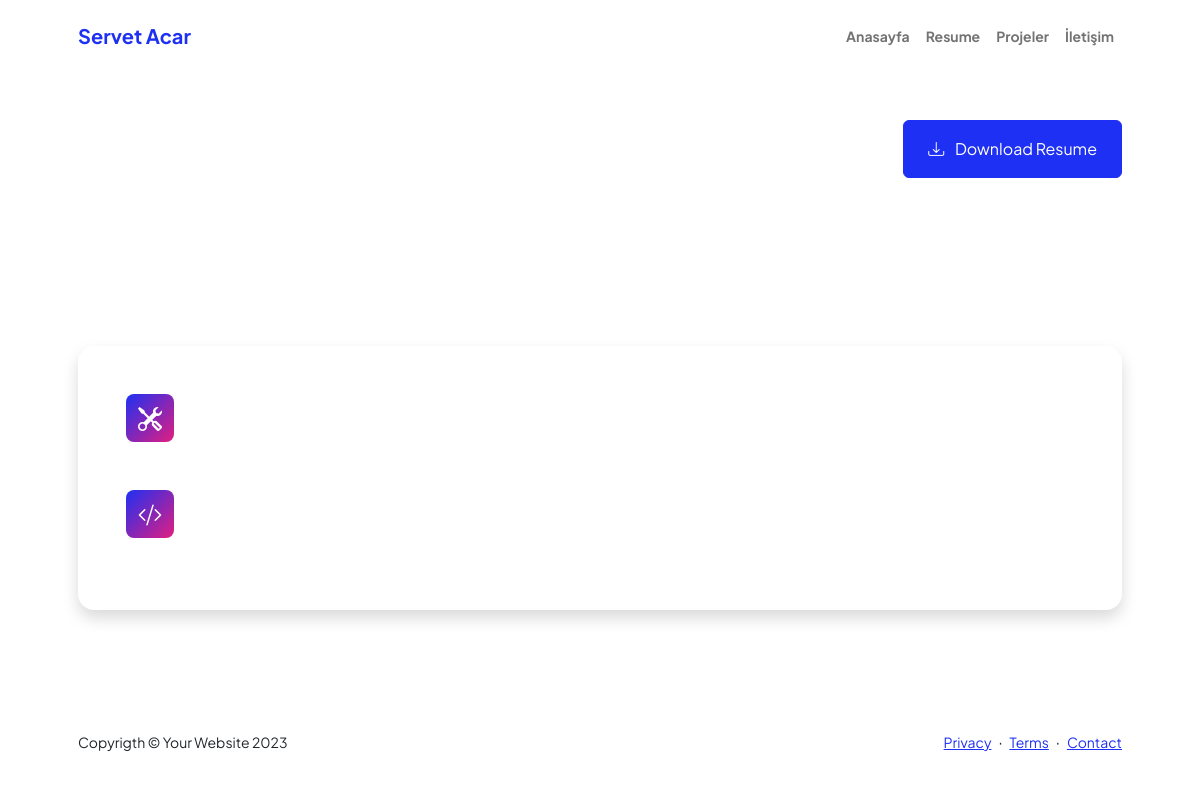
The page /ozgecmis on the database as committed earlier.
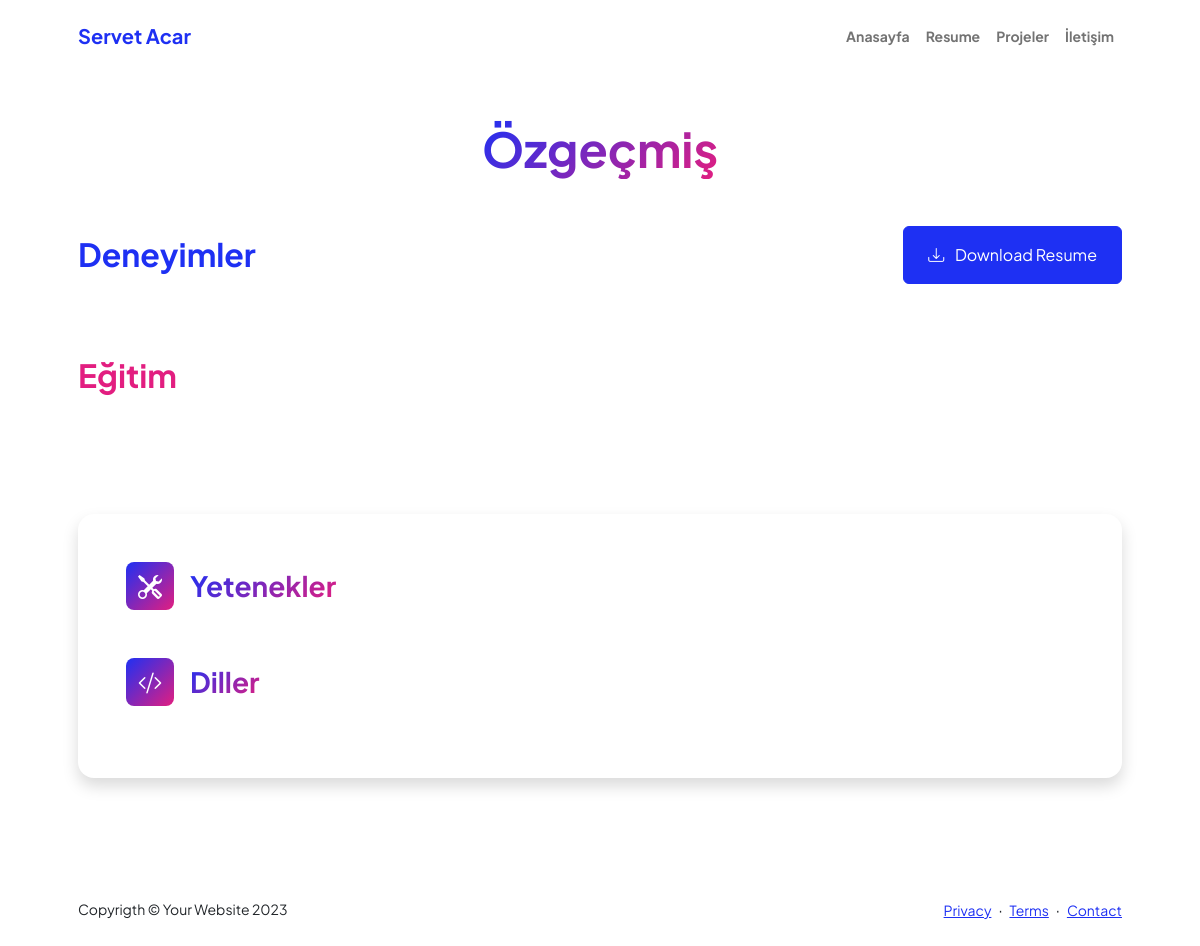
The same page on the database as committed later.
### base/models.py (models this page shows)
class Resume(models.Model):
    title_resume = models.CharField(max_length=300, null=True, blank=True)
    title_experience = models.CharField(max_length=300, null=True, blank=True)
    title_education = models.CharField(max_length=300, null=True, blank=True)
    title_skills = models.CharField(max_length=500, null=True, blank=True)
    title_languages = models.CharField(max_length=500, null=True, blank=True)
    date = models.DateTimeField(auto_now=True)
    class Meta:
        verbose_name = ("Resume")
        verbose_name_plural = ("Özgeçmiş")

### base/views.py (the view)
# urls.py: path('ozgecmis', views.resume, name='resume'),
def resume(request):
    navbars = Navbar.objects.first()
    mains = Main.objects.all().order_by('date')
    abouts = About.objects.all().order_by('date')
    socials = SocialMedia.objects.all().order_by('date')
    footers = Footer.objects.all().order_by('date')
    projects = Projects.objects.all().order_by('-date')
    resume_title = Resume.objects.first()
    resumes = Resume.objects.all().order_by('-date')
    experiences = Experience.objects.all().order_by('-date')
    educations = Education.objects.all().order_by('-date')
    skills = Skills.objects.all().order_by('-date')
    languages = Language.objects.all().order_by('-date')
    context = {'navbars': navbars,
               'mains': mains,
               'abouts': abouts,
               'socials': socials,
               'footers': footers,
               'projects': projects,
               'resume_title': resume_title,
               'resumes': resumes,
               'experiences': experiences,
               'educations': educations,
               'skills': skills,
               'languages': languages,
               }
    return render(request, 'base/resume.html', context)

### base/templates/base/resume.html (shortened to what this page needs)
{% extends 'main.html' %}
{% block content %}
{% load static %}
            <div class="container px-5 my-5">
                <div class="text-center mb-5">
                    <h1 class="display-5 fw-bolder mb-0"><span class="text-gradient d-inline">{{resume_title.title_resume}}</span></h1>
                </div>
                <div class="row gx-5 justify-content-center">
                    <div class="col-lg-11 col-xl-9 col-xxl-8">
                        <section>
                            <div class="d-flex align-items-center justify-content-between mb-4">
                                <h2 class="text-primary fw-bolder mb-0">{{resume_title.title_experience}}</h2>
                                <a class="btn btn-primary px-4 py-3" href="#!">
                                    <div class="d-inline-block bi bi-download me-2"></div>
                                    Download Resume
                                </a>
                            </div>
                        </section>
                        <section>
                            <h2 class="text-secondary fw-bolder mb-4">{{resume_title.title_education}}</h2>
                        </section>
                        <div class="pb-5"></div>
                        <section>
                            <div class="card shadow border-0 rounded-4 mb-5">
                                <div class="card-body p-5">
                                    <div class="mb-5">
                                        <div class="d-flex align-items-center mb-4">
                                            <div class="feature bg-primary bg-gradient-primary-to-secondary text-white rounded-3 me-3"><i class="bi bi-tools"></i></div>
                                            <h3 class="fw-bolder mb-0"><span class="text-gradient d-inline">{{resume_title.title_skills}}</span></h3>
                                        </div>
                                    </div>
                                    <div class="mb-0">
                                        <div class="d-flex align-items-center mb-4">
                                            <div class="feature bg-primary bg-gradient-primary-to-secondary text-white rounded-3 me-3"><i class="bi bi-code-slash"></i></div>
                                            <h3 class="fw-bolder mb-0"><span class="text-gradient d-inline">{{resume_title.title_languages}}</span></h3>
                                        </div>
                                    </div>
                                </div>
                            </div>
                        </section>
                    </div>
                </div>
            </div>
{% endblock %}

Rows that differ between the two databases and show on the page:
added Resume: title_resume "Özgeçmiş", title_experience "Deneyimler", title_education "Eğitim", title_skills "Yetenekler", title_languages "Diller"
